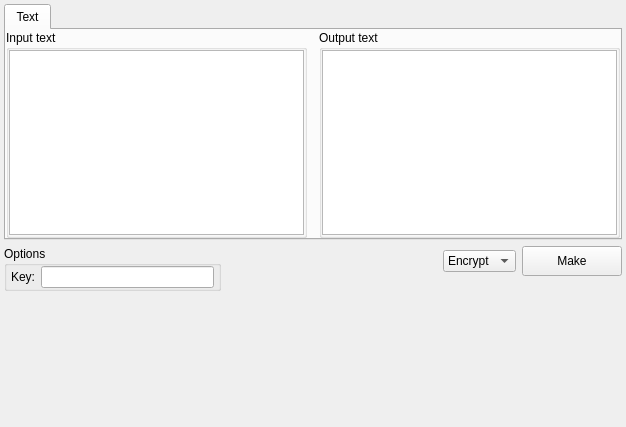
<?xml version="1.0" encoding="UTF-8"?>
<ui version="4.0">
 <class>Playfair</class>
 <widget class="QWidget" name="Playfair">
  <property name="geometry">
   <rect>
    <x>0</x>
    <y>0</y>
    <width>626</width>
    <height>427</height>
   </rect>
  </property>
  <property name="windowTitle">
   <string>Form</string>
  </property>
  <layout class="QVBoxLayout" name="verticalLayout_4">
   <property name="spacing">
    <number>-1</number>
   </property>
   <property name="leftMargin">
    <number>4</number>
   </property>
   <property name="topMargin">
    <number>4</number>
   </property>
   <property name="rightMargin">
    <number>4</number>
   </property>
   <property name="bottomMargin">
    <number>4</number>
   </property>
   <item>
    <widget class="QTabWidget" name="tab_widget">
     <property name="maximumSize">
      <size>
       <width>16777215</width>
       <height>400</height>
      </size>
     </property>
     <property name="currentIndex">
      <number>0</number>
     </property>
     <widget class="QWidget" name="tab_text">
      <attribute name="title">
       <string>Text</string>
      </attribute>
      <layout class="QHBoxLayout" name="horizontalLayout">
       <property name="spacing">
        <number>12</number>
       </property>
       <property name="leftMargin">
        <number>0</number>
       </property>
       <property name="topMargin">
        <number>0</number>
       </property>
       <property name="rightMargin">
        <number>0</number>
       </property>
       <property name="bottomMargin">
        <number>0</number>
       </property>
       <item>
        <widget class="QGroupBox" name="group_box_input">
         <property name="title">
          <string>Input text</string>
         </property>
         <layout class="QVBoxLayout" name="verticalLayout_32">
          <property name="spacing">
           <number>0</number>
          </property>
          <property name="leftMargin">
           <number>0</number>
          </property>
          <property name="topMargin">
           <number>0</number>
          </property>
          <property name="rightMargin">
           <number>0</number>
          </property>
          <property name="bottomMargin">
           <number>0</number>
          </property>
          <item>
           <widget class="QTextEdit" name="text_edit_input"/>
          </item>
         </layout>
        </widget>
       </item>
       <item>
        <widget class="QGroupBox" name="group_box_output">
         <property name="title">
          <string>Output text</string>
         </property>
         <layout class="QVBoxLayout" name="verticalLayout_31">
          <property name="spacing">
           <number>0</number>
          </property>
          <property name="leftMargin">
           <number>0</number>
          </property>
          <property name="topMargin">
           <number>0</number>
          </property>
          <property name="rightMargin">
           <number>0</number>
          </property>
          <property name="bottomMargin">
           <number>0</number>
          </property>
          <item>
           <widget class="QTextEdit" name="text_edit_output">
            <property name="readOnly">
             <bool>true</bool>
            </property>
           </widget>
          </item>
         </layout>
        </widget>
       </item>
      </layout>
     </widget>
    </widget>
   </item>
   <item>
    <layout class="QHBoxLayout" name="horizontal_layout_1">
     <item>
      <layout class="QVBoxLayout" name="verticalLayout_3">
       <item>
        <widget class="QGroupBox" name="group_box_options">
         <property name="maximumSize">
          <size>
           <width>400</width>
           <height>16777215</height>
          </size>
         </property>
         <property name="title">
          <string>Options</string>
         </property>
         <layout class="QVBoxLayout" name="verticalLayout">
          <property name="leftMargin">
           <number>0</number>
          </property>
          <property name="topMargin">
           <number>0</number>
          </property>
          <property name="rightMargin">
           <number>0</number>
          </property>
          <property name="bottomMargin">
           <number>0</number>
          </property>
          <item>
           <layout class="QFormLayout" name="form_layout_options">
            <property name="fieldGrowthPolicy">
             <enum>QFormLayout::ExpandingFieldsGrow</enum>
            </property>
            <property name="leftMargin">
             <number>4</number>
            </property>
            <property name="rightMargin">
             <number>4</number>
            </property>
            <item row="0" column="0">
             <widget class="QLabel" name="label_key">
              <property name="text">
               <string>Key:</string>
              </property>
             </widget>
            </item>
            <item row="0" column="1">
             <widget class="QLineEdit" name="line_edit_key"/>
            </item>
           </layout>
          </item>
         </layout>
        </widget>
       </item>
       <item>
        <spacer name="vertical_spacer_1">
         <property name="orientation">
          <enum>Qt::Vertical</enum>
         </property>
         <property name="sizeHint" stdset="0">
          <size>
           <width>20</width>
           <height>40</height>
          </size>
         </property>
        </spacer>
       </item>
      </layout>
     </item>
     <item>
      <spacer name="horizontal_spacer_1">
       <property name="orientation">
        <enum>Qt::Horizontal</enum>
       </property>
       <property name="sizeHint" stdset="0">
        <size>
         <width>40</width>
         <height>20</height>
        </size>
       </property>
      </spacer>
     </item>
     <item>
      <layout class="QVBoxLayout" name="vertical_layout_1">
       <item>
        <layout class="QHBoxLayout" name="horizontal_layout_2">
         <property name="spacing">
          <number>-1</number>
         </property>
         <item>
          <widget class="QComboBox" name="combo_box_mode">
           <item>
            <property name="text">
             <string>Encrypt</string>
            </property>
           </item>
           <item>
            <property name="text">
             <string>Decrypt</string>
            </property>
           </item>
          </widget>
         </item>
         <item>
          <widget class="QPushButton" name="button_make">
           <property name="minimumSize">
            <size>
             <width>100</width>
             <height>30</height>
            </size>
           </property>
           <property name="text">
            <string>Make</string>
           </property>
          </widget>
         </item>
        </layout>
       </item>
       <item>
        <spacer name="vertical_spacer_2">
         <property name="orientation">
          <enum>Qt::Vertical</enum>
         </property>
         <property name="sizeHint" stdset="0">
          <size>
           <width>20</width>
           <height>40</height>
          </size>
         </property>
        </spacer>
       </item>
      </layout>
     </item>
    </layout>
   </item>
   <item>
    <spacer name="vertical_spacer_3">
     <property name="orientation">
      <enum>Qt::Vertical</enum>
     </property>
     <property name="sizeHint" stdset="0">
      <size>
       <width>20</width>
       <height>110</height>
      </size>
     </property>
    </spacer>
   </item>
  </layout>
 </widget>
 <resources/>
 <connections/>
</ui>
